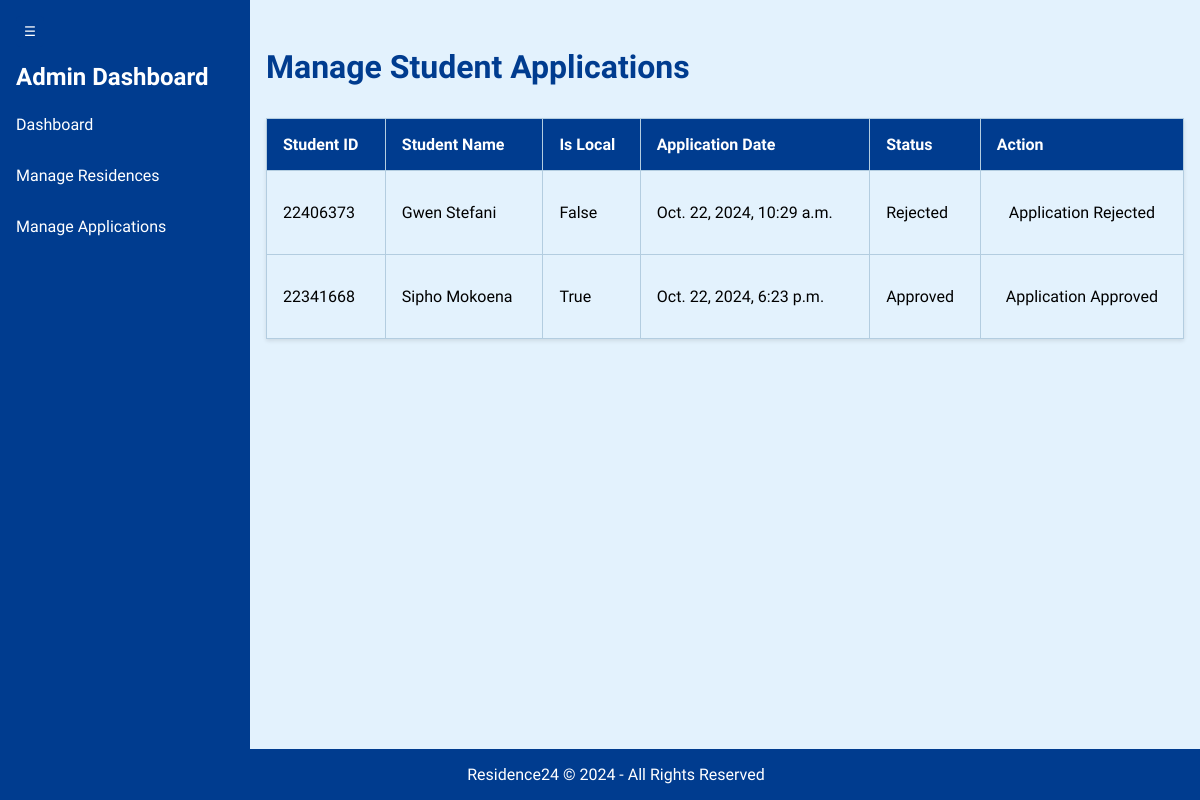
Page /housing/manage-applications/ (signed in) on the earlier database version.
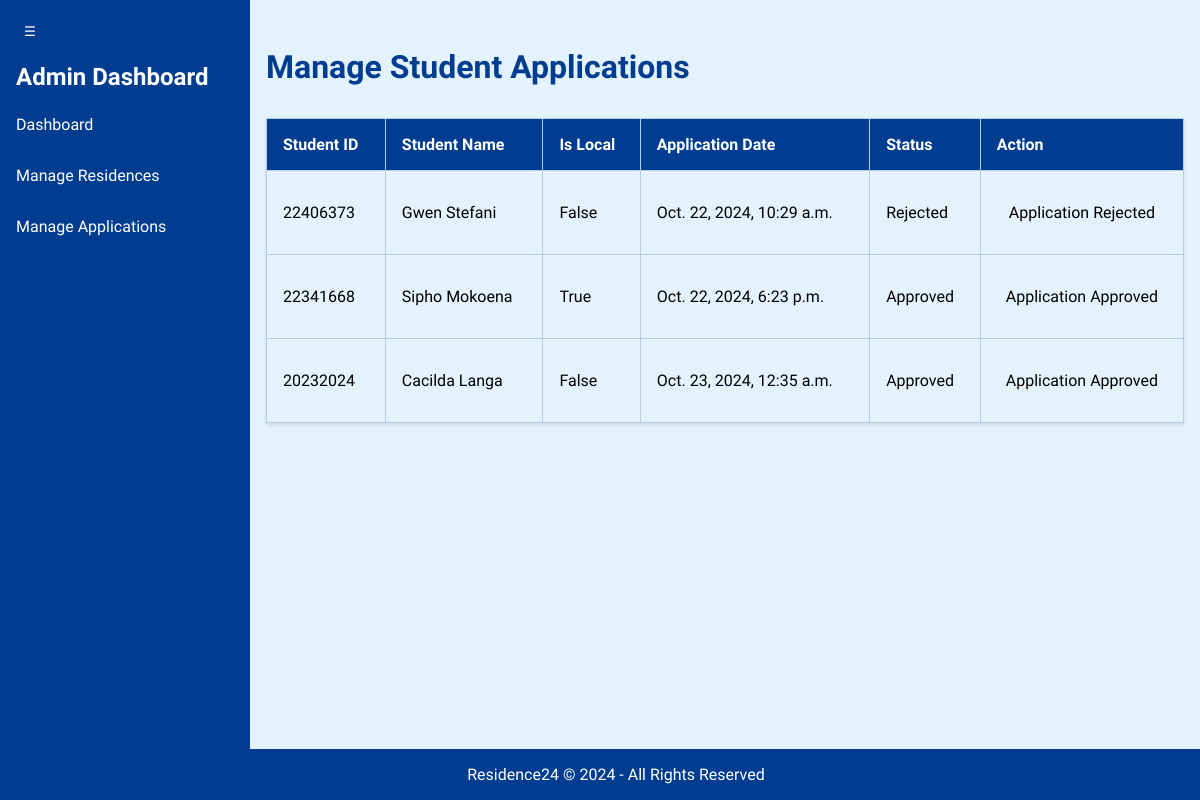
Same page on the later database version.
### student/models.py (models this page shows, shortened)
class Application(models.Model):
    STATUS_CHOICES = [
        ("Pending", "Pending"),
        ("Approved", "Approved"),
        ("Rejected", "Rejected"),
    ]
    application_ID = models.UUIDField(default=uuid.uuid4, editable=False, unique=True)
    status = models.CharField(max_length=10, choices=STATUS_CHOICES, default="Pending")
    application_date = models.DateTimeField(auto_now_add=True)
    student = models.ForeignKey(
        Student, on_delete=models.SET_NULL, null=True, blank=True
    )
    residence = models.ForeignKey(
        Residence, on_delete=models.SET_NULL, null=True, blank=True
    )
    admin = models.ForeignKey(
        HousingAdmin, null=True, blank=True, on_delete=models.SET_NULL
    )  # Link to HousingAdmin

class Student(models.Model):
    user = models.OneToOneField(settings.AUTH_USER_MODEL, on_delete=models.CASCADE)
    student_ID = models.CharField(max_length=8, unique=True)  # Extracted from email
    first_name = models.CharField(max_length=30)
    last_name = models.CharField(max_length=30)
    GENDER_CHOICES = [
        ("Female", "Female"),
        ("Male", "Male"),
        ("Other", "Other"),
    ]
    gender = models.CharField(max_length=6, choices=GENDER_CHOICES)
    home_address_street = models.CharField(max_length=255)
    home_address_suburb = models.CharField(max_length=100)
    home_address_city = models.CharField(max_length=100)
    home_address_postal_code = models.CharField(max_length=4)
    is_local = models.BooleanField()  # Boolean to check if the student is local
    LEVEL_OF_STUDY_CHOICES = [
        ("1st year", "1st year"),
        ("2nd year", "2nd year"),
        ("3rd year", "3rd year"),
        ("4th year", "4th year"),
        ("Postgraduate", "Postgraduate"),
    ]
    level_of_study = models.CharField(max_length=20, choices=LEVEL_OF_STUDY_CHOICES)
    faculty = models.ForeignKey(Faculty, on_delete=models.CASCADE)
    ROOM_TYPE_CHOICES = [
        ("1-sleeper", "1-sleeper"),
        ("2-sleeper", "2-sleeper"),
    ]
    preferred_room_type = models.CharField(max_length=10, choices=ROOM_TYPE_CHOICES)

### housing/views.py (the view, shortened to what this page needs)
# urls.py: path("manage-applications/", views.manage_applications, name="manage_applications"),
@login_required
def manage_applications(request):
    applications = Application.objects.select_related("student").filter(
        student__isnull=False
    )
    return render(
        request,
        "housing/manage_applications.html",
        {
            "applications": applications,
        },
    )

### housing/templates/housing/manage_applications.html (shortened to what this page needs)
<!DOCTYPE html>
<html lang="en">
<head>
</head>
<body>
    <nav class="sidebar">
        <button class="toggle-btn" onclick="toggleSidebar()" aria-label="Toggle Sidebar">☰</button>
        <h2>Admin Dashboard</h2>
        <ul>
            <li><a href="{% url 'housing:admin_dashboard' %}">Dashboard</a></li>
            <li><a href="{% url 'housing:manage_residences' %}">Manage Residences</a></li>
            <li><a href="{% url 'housing:manage_applications' %}">Manage Applications</a></li>
        </ul>
    </nav>
    <div class="main-content">
        <h1>Manage Student Applications</h1>
        <table>
            <thead>
                <tr>
                    <th>Student ID</th>
                    <th>Student Name</th>
                    <th>Is Local</th>
                    <th>Application Date</th>
                    <th>Status</th>
                    <th>Action</th>
                </tr>
            </thead>
            <tbody>
                {% for application in applications %}
                <tr>
                    <td>{% if application.student %}{{ application.student.student_ID }}{% else %}N/A{% endif %}</td>
                    <td>{% if application.student %}{{ application.student.first_name }} {{ application.student.last_name }}{% else %}N/A{% endif %}</td>
                    <td>{% if application.student %}{{ application.student.is_local }}{% else %}N/A{% endif %}</td>
                    <td>{{ application.application_date }}</td>
                    <td>{{ application.status }}</td>
                    <td>
                        <div class="button-container">
                            {% if application.status == 'Pending' %}
                            <form method="POST" style="display:inline;">
                                {% csrf_token %}
                                <input type="hidden" name="application_id" value="{{ application.application_ID }}">
                                <button type="submit" name="approve">Approve</button>
                            </form>
                            <form method="POST" style="display:inline;">
                                {% csrf_token %}
                                <input type="hidden" name="application_id" value="{{ application.application_ID }}">
                                <button type="submit" name="reject">Reject</button>
                            </form>
                            {% else %}
                            <span>Application {{ application.status }}</span>
                            {% endif %}
                        </div>
                    </td>
                </tr>
                {% endfor %}
            </tbody>
        </table>
    </div>
    <footer>
        Residence24 © 2024 - All Rights Reserved
    </footer>
</body>
</html>

### housing/templates/housing/manage_applications.html (style rules this page uses)
body { font-family: 'Segoe UI', sans-serif; background-color: #e3f2fd; margin: 0; display: flex; height: 100vh; }
nav.sidebar { background-color: #003c8f; color: white; width: 250px; height: 100vh; position: fixed; transition: width 0.3s; overflow: hidden; }
.sidebar h2 { font-weight: 600; margin: 1rem; }
.sidebar ul { list-style: none; padding: 0; }
.sidebar ul li { margin: 1rem 0; }
.sidebar ul li a { color: white; text-decoration: none; display: block; padding: 0.5rem 1rem; transition: background-color 0.3s; }
.main-content { margin-left: 250px; padding: 1rem; flex: 1; transition: margin-left 0.3s; }
h1 { margin: 2rem 0; color: #003c8f; }
table { width: 100%; margin: 2rem 0; border-collapse: collapse; box-shadow: 0 2px 4px rgba(0, 0, 0, 0.1); }
th, td { padding: 1rem; text-align: left; border: 1px solid #b3cde0; }
th { background-color: #003c8f; color: white; }
.button-container { display: flex; justify-content: center; margin: 1rem 0; }
footer { text-align: center; padding: 1rem; background-color: #003c8f; color: #fff; width: 100%; position: fixed; bottom: 0; }
.toggle-btn { background-color: #003c8f; color: white; border: none; cursor: pointer; padding: 0.5rem; margin: 1rem; border-radius: 0.3rem; display: flex; justify-content: center; align-items: center; }

Differences in the rows shown:
added Application: student.student_ID "20232024", student.first_name "Cacilda", student.last_name "Langa", student.is_local "False", application_date "Oct. 23, 2024, 12:35 a.m.", status "Approved"
